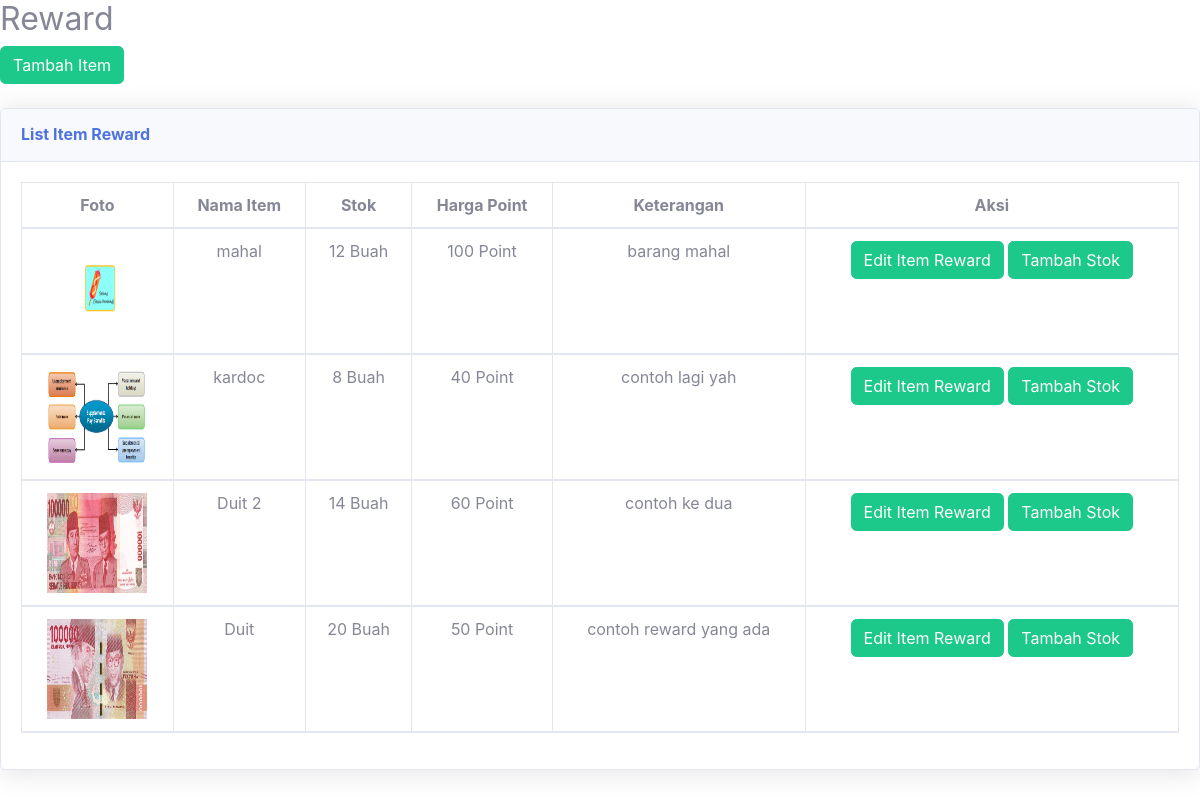
The app's page /admin/module/atur_item_reward.php with its own data.
### tables this page shows
CREATE TABLE `item_reward` (
  `id_item` int(11) NOT NULL,
  `nama_item` varchar(200) NOT NULL,
  `stok` int(11) NOT NULL,
  `harga_point` int(11) NOT NULL,
  `keterangan` varchar(200) NOT NULL,
  `foto` varchar(250) NOT NULL
);

### admin/module/atur_item_reward.php (the view, shortened to what this page needs)
 <link href="css/sb-admin-2.min.css" rel="stylesheet">
  <link href="vendor/datatables/dataTables.bootstrap4.min.css" rel="stylesheet">
  <h2>Reward</h2 >
              <a href="?module=buat_item" class="btn btn-success"> Tambah Item</a>
              <div class="card shadow mb-4">
            <div class="card-header py-3">
              <h6 class="m-0 font-weight-bold text-primary">List Item Reward</h6>
            </div>
            <div class="card-body">
              <div class="table-responsive">
                <table class="table table-bordered" id="dataTable" width="100%" cellspacing="0">
                  <thead>
                    <tr>
                      <th><center> Foto </th>
                      <th><center> Nama Item </th>
                      <th><center> Stok</th>
                      <th><center>Harga Point</th>
                      <th><center>Keterangan</th>
                      <th><center>Aksi</th>
                </tr>
        <?php
          $dbconnect = mysqli_connect('localhost','root','','cesar');
        ?>
        <?php
          $query1 = mysqli_query($dbconnect, "SELECT * FROM item_reward order by id_item desc");
          while ($data = mysqli_fetch_assoc($query1)){
            ?>
            <tr>
            <td><center><img src="<?php echo $data['foto']; ?>" width="100px" height="100px"></td>
            <td><center><?php echo $data['nama_item']; ?></td>
            <td><center><?php echo $data['stok']; ?> Buah</td>
            <td><center><?php echo $data['harga_point']; ?> Point</td>
              <td><center><?php echo $data['keterangan']; ?> </td>
              <td><center><a href="?module=edit_item_reward&id_item=<?php echo $data['id_item'] ?>" class="btn btn-success"> Edit Item Reward</a> <a href="?module=tambah_stok&id_item=<?php echo $data['id_item'] ?>" class="btn btn-success"> Tambah Stok</a></td>
            </tr>
            <?php }?>
          </table>
            </div>
        </div>
        </body>
        </html>
      </div>
</body>
</html>

### records on screen
item_reward: foto (picture), nama_item "mahal", stok "12", harga_point "100", keterangan "barang mahal"
item_reward: foto (picture), nama_item "kardoc", stok "8", harga_point "40", keterangan "contoh lagi yah"
item_reward: foto (picture), nama_item "Duit 2", stok "14", harga_point "60", keterangan "contoh ke dua"
item_reward: foto (picture), nama_item "Duit", stok "20", harga_point "50", keterangan "contoh reward yang ada"
